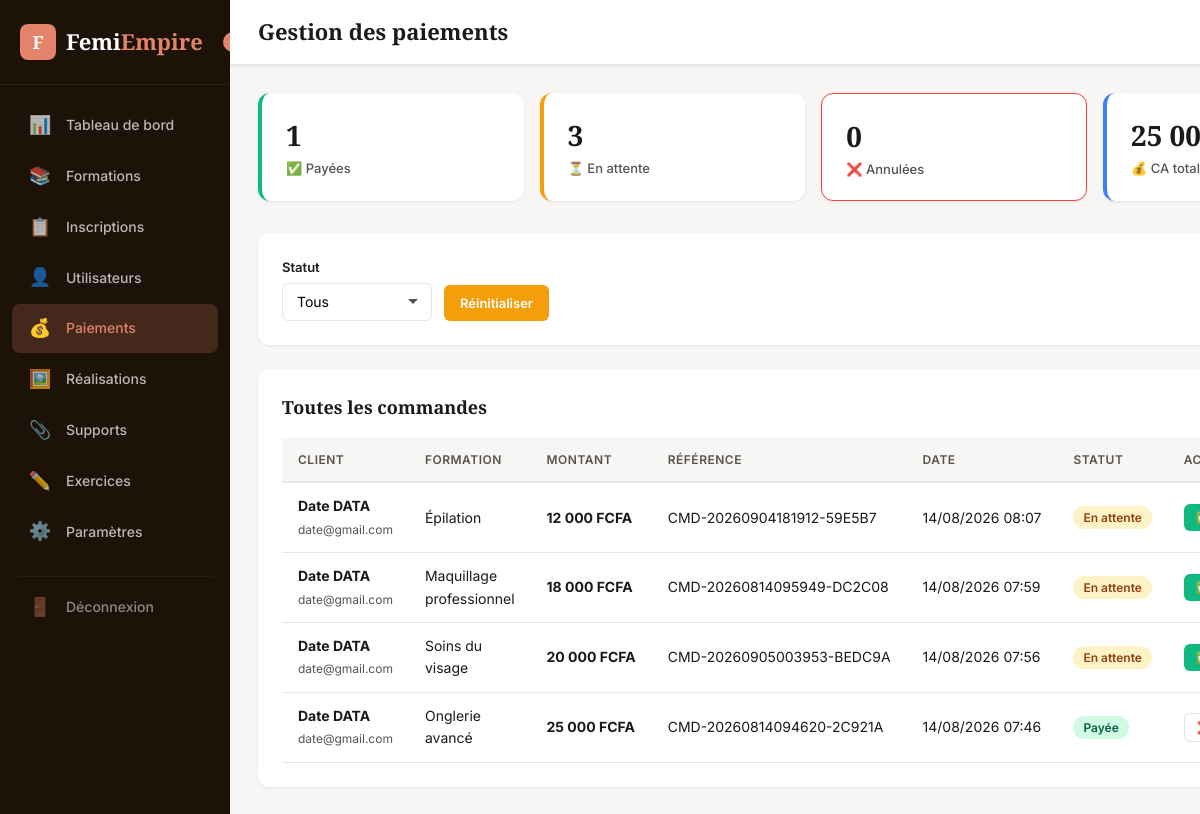
Screenshot of /pages/admin/paiements.php (signed in) with the database file from the repository.
### tables this page shows
CREATE TABLE `commandes` (
  `id` int(11) NOT NULL,
  `utilisateur_id` int(11) NOT NULL,
  `formation_id` int(11) NOT NULL,
  `montant` decimal(10,2) NOT NULL,
  `status` enum('payee','en_attente','annulee') DEFAULT 'en_attente',
  `transaction_id` varchar(100) DEFAULT NULL,
  `logs` text DEFAULT NULL,
  `progression` int(11) DEFAULT 0,
  `modules_done` int(11) DEFAULT 0,
  `reference` varchar(50) DEFAULT NULL,
  `date_creation` timestamp NOT NULL DEFAULT current_timestamp(),
  `date_obtention` datetime DEFAULT NULL
);

CREATE TABLE `utilisateurs` (
  `id` int(11) NOT NULL,
  `prenom` varchar(100) NOT NULL,
  `nom` varchar(100) NOT NULL,
  `email` varchar(150) NOT NULL,
  `telephone` varchar(20) DEFAULT NULL,
  `password` varchar(255) NOT NULL,
  `role` enum('client','admin') DEFAULT 'client',
  `created_at` timestamp NOT NULL DEFAULT current_timestamp()
);

CREATE TABLE `formations` (
  `id` int(11) NOT NULL,
  `titre` varchar(255) NOT NULL,
  `description` text DEFAULT NULL,
  `image` varchar(255) DEFAULT NULL,
  `categorie` varchar(50) NOT NULL,
  `prix` decimal(10,2) NOT NULL DEFAULT 0.00,
  `duree` int(11) NOT NULL DEFAULT 0,
  `statut` enum('active','inactive') DEFAULT 'active',
  `created_at` timestamp NOT NULL DEFAULT current_timestamp()
);

### pages/admin/includes/functions.php (called while the page is built, shortened)
<?php
function formatPrice($price) {
    return number_format($price, 0, ',', ' ') . ' FCFA';
}

### pages/admin/paiements.php (the view, shortened to what this page needs)
<?php
require_once __DIR__ . '/includes/header.php';
$pdo = getDB();
$query = "
    SELECT c.*, u.prenom, u.nom, u.email, f.titre as formation_titre
    FROM commandes c
    JOIN utilisateurs u ON c.utilisateur_id = u.id
    JOIN formations f ON c.formation_id = f.id
    WHERE 1=1
";
$params = [];
$query .= " ORDER BY c.date_creation DESC";
$stmt = $pdo->prepare($query);
$stmt->execute($params);
$commandes = $stmt->fetchAll();
$stats = $pdo->query("
    SELECT status, COUNT(*) as total, SUM(montant) as total_montant
    FROM commandes
    GROUP BY status
")->fetchAll();
$stats_assoc = [];
foreach ($stats as $s) {
    $stats_assoc[$s['status']] = [
        'total' => $s['total'],
        'montant' => $s['total_montant']
    ];
}
$ca_total = $pdo->query("SELECT SUM(montant) as total FROM commandes WHERE status = 'payee'")->fetch()['total'] ?? 0;
?>
<div class="admin-content">
    <div class="stats-grid" style="grid-template-columns:repeat(4,1fr);">
        <div class="stat-card green">
            <div class="stat-number"><?= $stats_assoc['payee']['total'] ?? 0 ?></div>
            <div class="stat-label">✅ Payées</div>
        </div>
        <div class="stat-card orange">
            <div class="stat-number"><?= $stats_assoc['en_attente']['total'] ?? 0 ?></div>
            <div class="stat-label">⏳ En attente</div>
        </div>
        <div class="stat-card btn-white" style="border-color:#ef4444;">
            <div class="stat-number"><?= $stats_assoc['annulee']['total'] ?? 0 ?></div>
            <div class="stat-label">❌ Annulées</div>
        </div>
        <div class="stat-card blue">
            <div class="stat-number"><?= formatPrice($ca_total) ?></div>
            <div class="stat-label">💰 CA total (payé)</div>
        </div>
    </div>
    <div class="card">
        <form method="GET" action="paiements.php" style="display:flex;gap:12px;flex-wrap:wrap;align-items:flex-end;">
            <div class="form-group" style="margin-bottom:0;">
                <label class="form-label">Statut</label>
                <select class="form-control form-select" name="status" style="width:150px;" onchange="this.form.submit()">
                    <option value="">Tous</option>
                </select>
            </div>
            <a href="paiements.php" class="btn btn-warning">Réinitialiser</a>
        </form>
    </div>
    <div class="card">
        <div class="card-header">
            <h3 class="card-title">Toutes les commandes</h3>
        </div>
        <div class="table-wrapper">
            <table>
                <thead>
                    <tr>
                        <th>Client</th>
                        <th>Formation</th>
                        <th>Montant</th>
                        <th>Référence</th>
                        <th>Date</th>
                        <th>Statut</th>
                        <th>Actions</th>
                    </tr>
                </thead>
                <tbody>
                    <?php if (empty($commandes)): ?>
                    <tr><td colspan="7" style="text-align:center;color:var(--text-light);">Aucune commande trouvée</td></tr>
                    <?php else: ?>
                    <?php foreach ($commandes as $cmd): ?>
                    <tr>
                        <td>
                            <strong><?= htmlspecialchars($cmd['prenom'] . ' ' . $cmd['nom']) ?></strong><br>
                            <span style="font-size:12px;color:var(--text-light);"><?= htmlspecialchars($cmd['email']) ?></span>
                        </td>
                        <td><?= htmlspecialchars($cmd['formation_titre']) ?></td>
                        <td><strong><?= formatPrice($cmd['montant']) ?></strong></td>
                        <td><?= htmlspecialchars($cmd['reference'] ?? '-') ?></td>
                        <td><?= date('d/m/Y H:i', strtotime($cmd['date_creation'])) ?></td>
                        <td>
                            <span class="badge badge-<?= $cmd['status'] == 'payee' ? 'success' : ($cmd['status'] == 'en_attente' ? 'warning' : 'danger') ?>">
                                <?= $cmd['status'] == 'payee' ? 'Payée' : ($cmd['status'] == 'en_attente' ? 'En attente' : 'Annulée') ?>
                            </span>
                        </td>
                        <td>
                            <?php if ($cmd['status'] != 'payee'): ?>
                            <a href="paiements.php?action=update_status&id=<?= $cmd['id'] ?>&status=payee" class="btn btn-sm btn-success">✅ Payer</a>
                            <?php endif; ?>
                            <?php if ($cmd['status'] != 'annulee'): ?>
                            <a href="paiements.php?action=update_status&id=<?= $cmd['id'] ?>&status=annulee" class="btn btn-sm btn-white">❌</a>
                            <?php endif; ?>
                        </td>
                    </tr>
                    <?php endforeach; ?>
                    <?php endif; ?>
                </tbody>
            </table>
        </div>
    </div>
</div>
<?php require_once __DIR__ . '/includes/footer.php'; ?>

### rows the page displays
commandes: utilisateur.nom "Date DATA", utilisateur.email "date@gmail.com", formation.titre "Épilation", montant "12 000 FCFA", reference "CMD-20260904181912-59E5B7", date_creation "14/08/2026 08:07", status "En attente"
commandes: utilisateur.nom "Date DATA", utilisateur.email "date@gmail.com", formation.titre "Maquillage professionnel", montant "18 000 FCFA", reference "CMD-20260814095949-DC2C08", date_creation "14/08/2026 07:59", status "En attente"
commandes: utilisateur.nom "Date DATA", utilisateur.email "date@gmail.com", formation.titre "Soins du visage", montant "20 000 FCFA", reference "CMD-20260905003953-BEDC9A", date_creation "14/08/2026 07:56", status "En attente"
commandes: utilisateur.nom "Date DATA", utilisateur.email "date@gmail.com", formation.titre "Onglerie avancé", montant "25 000 FCFA", reference "CMD-20260814094620-2C921A", date_creation "14/08/2026 07:46", status "Payée"

### other values shown
$titles[$current_page] "Gestion des paiements"
$stats_assoc['payee']['total'] "1"
$stats_assoc['en_attente']['total'] "3"
$stats_assoc['annulee']['total'] "0"
formatPrice($ca_total) "25…"
